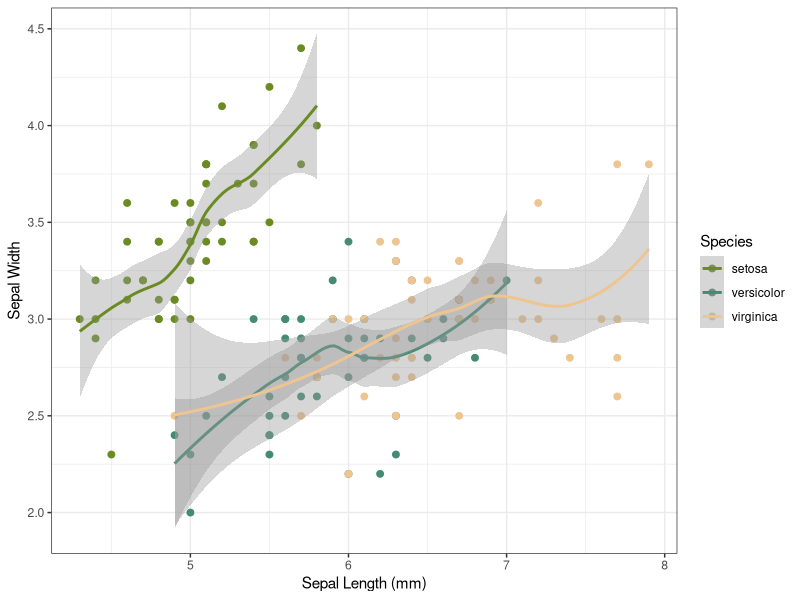

The R source for this figure:
# Load Iris dataset and ggplot2
library(datasets)
library(ggplot2)
data("iris")

# Plot
plot <- ggplot(iris, aes(x = Sepal.Length, y = Sepal.Width, color = Species)) +
  geom_point(size = 2) +
  geom_smooth() +
  xlab("Sepal Length (mm)") +
  ylab("Sepal Width") +
  scale_color_manual(values = c("olivedrab4", "aquamarine4", "burlywood2")) +
  theme_bw()

  
plot
